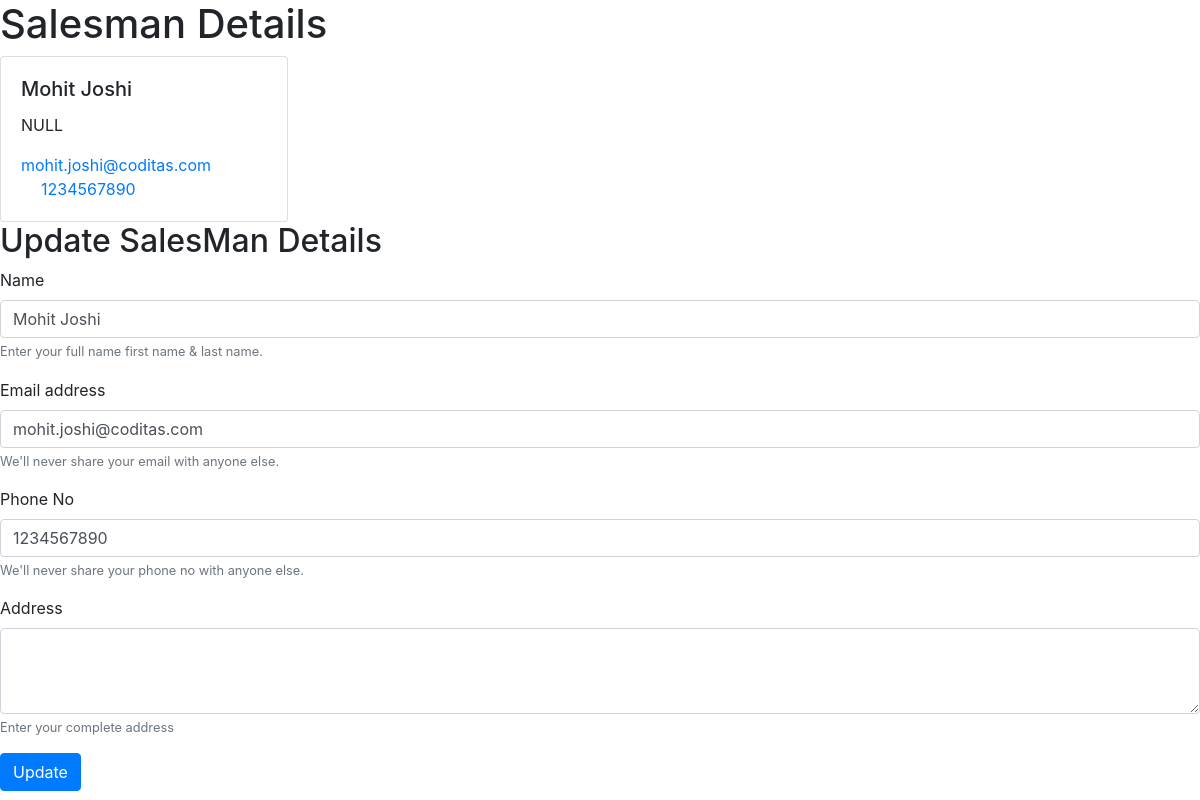
Page /dev/1/salesman/ on the committed database.
### dev/models.py (models this page shows, shortened)
class SalesMan(models.Model):
    id = models.AutoField(primary_key=True)
    name = models.CharField(max_length=50)
    email = models.EmailField(null=False)
    phone_no = models.BigIntegerField(default=0)
    address = models.CharField(max_length=1000, default=null)
    created_at = models.DateTimeField(default=timezone.now)
    updated_at = models.DateTimeField(default=timezone.now)

### dev/views.py (the view, shortened to what this page needs)
# urls.py: path("<int:id>/salesman/", views.info, name="info"),
@csrf_exempt
def info(request, id):
    if request.method == 'GET':
        salesman = SalesMan.objects.filter(id=id)
        salesman_data = SalesManSerializers(salesman, many=True)
        return render(request, 'dev/details.html', {'salesman': salesman_data.data[0]})
    return HttpResponse(status=400)

### dev/templates/dev/details.html (shortened to what this page needs)
<!DOCTYPE html>
<html>
<head>
  <!-- {% load static %}
  <link rel="stylesheet" type="text/css" href="{% static 'dev/form.css' %}"> -->
  <link rel="stylesheet" href="https://cdn.jsdelivr.net/npm/bootstrap@4.1.3/dist/css/bootstrap.min.css">
</head>
<body>
  <h1>Salesman Details</h1>
    <div class="card" style="width: 18rem;">
    <div class="card-body">
      <h5 class="card-title">{{salesman.name}}</h5>
      <p class="card-text">{{salesman.address}}</p>
      <a href="#" class="card-link">{{salesman.email}}</a>
      <a href="#" class="card-link">{{salesman.phone_no}}</a>
    </div>
  </div>
  <h2>Update SalesMan Details</h2>
  <section>
    <form action="/dev/{{salesman.id}}/salesman/" method="POST">
        <div class="form-group">
            <label for="exampleInputEmail1">Name</label>
            <input type="text" class="form-control" id="exampleInputEmail1" aria-describedby="emailHelp" placeholder="Enter Name" name="name" value="{{salesman.name}}">
            <small id="emailHelp" class="form-text text-muted">Enter your full name first name & last name.</small>
        </div>
        <div class="form-group">
          <label for="exampleInputEmail1">Email address</label>
          <input type="email" class="form-control" id="exampleInputEmail1" aria-describedby="emailHelp" placeholder="Enter email" name="email" value="{{salesman.email}}">
          <small id="emailHelp" class="form-text text-muted">We'll never share your email with anyone else.</small>
        </div>
        <div class="form-group">
            <label for="exampleInputEmail1">Phone No</label>
            <input type="number" class="form-control" id="exampleInputEmail1" aria-describedby="emailHelp" placeholder="Enter Phone No" name="phone" value="{{salesman.phone_no}}">
            <small id="emailHelp" class="form-text text-muted">We'll never share your phone no with anyone else.
            </small>
          </div>
        <div class="form-group">
            <label for="exampleFormControlTextarea1">Address</label>
            <textarea class="form-control" id="exampleFormControlTextarea1" rows="3" name="address" value="{{salesman.address}}"></textarea>
            <small id="emailHelp" class="form-text text-muted">Enter your complete address</small>
        </div>
        <button type="submit" class="btn btn-primary">Update</button>
    </form>
  </section>
</body>
</html>

### rows in the picture
SalesMan: name "Mohit Joshi", address "NULL", email "mohit.joshi@coditas.com"

### other values in the picture
{{ salesman.phone_no }} "1234567890"
